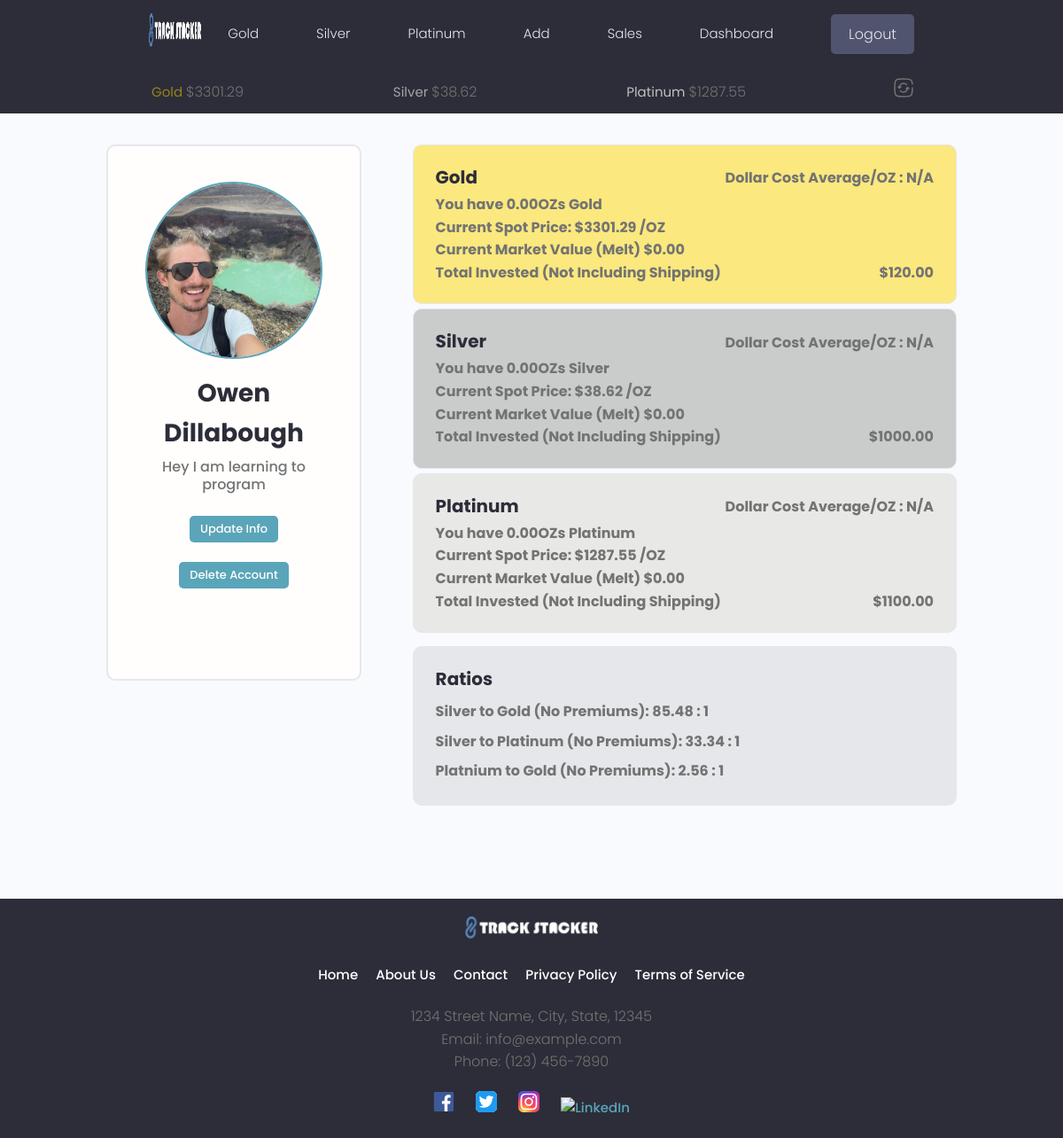
/users/profile/e351c3f3-cfc9-45d8-87c1-a610a2bbbc1f (signed in), run on the app's committed database.
### tracker/models.py (models this page shows, shortened)
class MetalsData(models.Model):
    owner = models.OneToOneField(Profile, on_delete=models.CASCADE)
    timestamp = models.IntegerField(default=0)
    rates = models.JSONField(default=dict)
    currency = models.CharField(max_length=30)
    current_gold_price = models.DecimalField(max_digits=30, decimal_places=2, default=0)
    current_silver_price = models.DecimalField(max_digits=30, decimal_places=2, default=0)
    current_platinum_price = models.DecimalField(max_digits=30, decimal_places=2, default=0)
    class Meta:
        verbose_name_plural = "Metals Data"

### users/models.py (models this page shows, shortened)
class Profile(models.Model):
    user = models.OneToOneField(User, on_delete=models.CASCADE, null=True, blank=True)
    name = models.CharField(max_length=200, blank=True, null=True)
    email =models.EmailField(max_length=500, blank=True, null=True)
    username = models.CharField(max_length=200, blank=True, null=True)
    short_intro = models.CharField(max_length=500, blank=True, null=True)
    bio = models.TextField(blank=True, null=True)
    profile_image = models.ImageField(null=True, blank=True, upload_to='profiles/',
                                        default='profiles/user-default.png')
    social_facebook = models.CharField(max_length=200, blank=True, null=True)
    created = models.DateTimeField(auto_now_add=True)
    id = models.UUIDField(default=uuid.uuid4, unique=True, primary_key=True,
                            editable=False)

### users/views.py (the view)
# urls.py: path('profile/<str:pk>', views.profile, name= "profile"),
@login_required(login_url='login-user')
def profile(request, pk):
    metals_data, created = MetalsData.objects.get_or_create(owner=request.user.profile)
    profile = Profile.objects.get(id=pk)
    user = request.user.profile
    total_silver = round(Decimal(get_total_oz(user, 'silver')), 2)
    total_gold = round(Decimal(get_total_oz(user, 'gold')), 2)
    total_platinum = round(Decimal(get_total_oz(user, 'platinum')), 2)
    total_gold_cost, total_silver_cost, total_platinum_cost =  get_total_invested(profile)
    try:
        if total_gold != 0:
            gdca = (total_gold_cost / total_gold).quantize(Decimal('0.01'), rounding=ROUND_HALF_UP)
            gdca_str = f"{gdca:.2f}"
        else:
            gdca = 'N/A'
            gdca_str = 'N/A'
    except InvalidOperation:
        gdca = 'N/A'
        gdca_str = 'N/A'
    try:
        if total_silver != 0:
            sdca = (total_silver_cost / total_silver).quantize(Decimal('0.01'), rounding=ROUND_HALF_UP)
            sdca_str = f"{sdca:.2f}"
        else:
            sdca = 'N/A'
            sdca_str = 'N/A'
    except InvalidOperation:
        sdca = 'N/A'
        sdca_str = 'N/A'
    try:
        if total_platinum != 0:
            pdca = (total_platinum_cost / total_platinum).quantize(Decimal('0.01'), rounding=ROUND_HALF_UP)
            pdca_str = f"{pdca:.2f}"
        else:
            pdca = 'N/A'
            pdca_str = 'N/A'
    except InvalidOperation:
        pdca = 'N/A'
        pdca_str = 'N/A'
    try:
        gold_price = Decimal(metals_data.current_gold_price)
        silver_price = Decimal(metals_data.current_silver_price)
        platinum_price = Decimal(metals_data.current_platinum_price)
    except Exception as e:
        print(f'There has been an error in the profile view: {e}')
        gold_price = 'N/A'
        silver_price = 'N/A'
        platinum_price = 'N/A'
    try:
        gmv = multiply(total_gold, gold_price)
        smv = multiply(total_silver, silver_price)
        pmv = multiply(total_platinum, platinum_price)
        gsr = round((float(gold_price) / float(silver_price)), 2)
        psr = round((float(platinum_price) / float(silver_price)), 2)
        pgr = round((float(gold_price) / float(platinum_price)), 2)
    except:
        pgr = 'N/A'
        psr = 'N/A'
        gmv = 'N/A'
        smv = 'N/A'
        pmv = 'N/A'
        gsr = 'N/A'
    context = {
        'gdca': gdca_str,
        'sdca': sdca_str,
        'pdca': pdca_str,
        'pgr': pgr,
        'psr': psr,
        'gsr': gsr,
        'gmv': gmv,
        'smv': smv,
        'pmv': pmv,
        'total_gold_cost': total_gold_cost,
        'total_silver_cost': total_silver_cost,
        'total_platinum_cost': total_platinum_cost,
        'gold_price': gold_price,
        'silver_price': silver_price,
        'platinum_price': platinum_price,
        'total_silver': total_silver,
        'total_gold': total_gold,
        'total_platinum': total_platinum,
        'profile': profile
    }
    return render(request, 'users/user-profile.html', context)

### users/templates/users/user-profile.html (shortened to what this page needs)
{% extends 'main.html' %}
{% load static %}
{% block content %}
<main class="profile my-md">
    <div class="container">
      <div class="layout">
        <div class="column column--1of3">
          <div class="card text-center">
            <div class="card__body dev">
              <img class="avatar avatar--xl" src="{{profile.profile_image.url}}" />
              <h2 class="dev__name">{{profile.name}}</h2>
              <p class="dev__title">{{profile.short_intro}}</p>
              <br>
              <a href="{% url 'edit-account' %}"><button id="info_button" class="btn btn--main btn--sm">Update Info</button></a><br>
              <a href="{% url 'delete-account' %}"><button id="delete_button" class="btn btn--main btn--sm">Delete Account</button></a>
            </div>
          </div>
        </div>
        <div class="column column--2of3">
          <div class="devInfo">
            <div class="dashcard card--dark project" id="goldcard">
              <a href="#" class="project">
                <div class="metalcard__body">
                  <div class="metal_container">
                    <h3 class="project__title" id="gold_title">Gold</h3>
                    {% if gdca == 'N/A' %}
                    <span style="font-weight: bold;">Dollar Cost Average/OZ : {{gdca}}</span>
                    {% else %}
                    <span style="font-weight: bold;">Dollar Cost Average/OZ : ${{gdca}}</span>
                    {% endif %}
                  </div>
                    <span style="font-weight: bold;">You have {{total_gold}}OZ{{ total_gold|pluralize }} Gold</span>
                    <span style="font-weight: bold;">Current Spot Price: ${{gold_price}} /OZ</span>
                    <span style="font-weight: bold;">Current Market Value (Melt) ${{gmv}}</span>
                    <div class="metal_container">
                      <span style="font-weight: bold;">Total Invested (Not Including Shipping)</span>
                      <span style="font-weight: bold;">${{total_gold_cost}}</span>
                    </div>
                </div>
              </a>
            </div>
            <div class="dashcard card--dark project" id="silvercard">
              <a href="#" class="project">
                <div class="metalcard__body">
                  <div class="metal_container">
                    <h3 class="project__title" id="gold_title">Silver</h3>
                    {% if sdca == 'N/A' %}
                    <span style="font-weight: bold;">Dollar Cost Average/OZ : {{sdca}}</span>
                    {% else %}
                    <span style="font-weight: bold;">Dollar Cost Average/OZ : ${{sdca}}</span>
                    {% endif %}
                  </div>
                    <span style="font-weight: bold;">You have {{total_silver}}OZ{{ total_silver|pluralize }} Silver</span>
                    <span style="font-weight: bold;">Current Spot Price: ${{silver_price}} /OZ</span>
                    <span style="font-weight: bold;">Current Market Value (Melt) ${{smv}}</span>
                    <div class="metal_container">
                      <span style="font-weight: bold;">Total Invested (Not Including Shipping)</span>
                      <span style="font-weight: bold;">${{total_silver_cost}}</span>
                    </div>
                </div>
              </a>
            </div>
            <div class="dashcard card--dark project" id="platinumcard">
              <a href="#" class="project">
                <div class="metalcard__body">
                  <div class="metal_container">
                    <h3 class="project__title" id="gold_title">Platinum</h3>
                    {% if pdca == 'N/A' %}
                    <span style="font-weight: bold;">Dollar Cost Average/OZ : {{pdca}}</span>
                    {% else %}
                    <span style="font-weight: bold;">Dollar Cost Average/OZ : ${{pdca}}</span>
                    {% endif %}
                  </div>
                    <span style="font-weight: bold;">You have {{total_platinum}}OZ{{ total_platinum|pluralize }} Platinum</span>
                    <span style="font-weight: bold;">Current Spot Price: ${{platinum_price}} /OZ</span>
                    <span style="font-weight: bold;">Current Market Value (Melt) ${{pmv}}</span>
                    <div class="metal_container">
                      <span style="font-weight: bold;">Total Invested (Not Including Shipping)</span>
                      <span style="font-weight: bold;">${{total_platinum_cost}}</span>
                    </div>
                </div>
              </a>
            </div>
            <div class="dashcard card--dark project" id="infocard">
              <a href="#" class="project">
                <div class="card__body">
                  <h3 class="project__title">Ratios</h3>
                  <p class="project--margins">
                    <span style="font-weight: bold;">Silver to Gold (No Premiums): {{gsr}} : 1</span>
                  </p>
                  <p class="project--margins">
                    <span style="font-weight: bold;">Silver to Platinum (No Premiums): {{psr}} : 1</span>
                  </p>
                  <p class="project--margins">
                    <span style="font-weight: bold;">Platnium to Gold (No Premiums): {{pgr}} : 1</span>
                  </p>
                </div>
              </a>
            </div>
          </div>
      </div>
    </div>
  </main>
{% endblock %}

### templates/sub_header.html (shortened to what this page needs)
{% load static %}
<div id="sticky-bar">
  <header class="subheader">
    <div class="container container--narrow">
      <nav class="subheader__nav">
        <ul>
          <li class="subheader__menuItem" id="goldspot">Gold&nbsp;<span>${{gold_price}}</span></li>
          <li class="subheader__menuItem" id="silverspot">Silver&nbsp;<span>${{silver_price}}</span></li>
          <li class="subheader__menuItem" id="platinumspot">Platinum&nbsp;<span>${{platinum_price}}</span></li>
          <li class="subheader__menuItem"><a><span class="solar--refresh-square-broken" id="update-metals-data-button"></span></a></li>
        </ul>
      </nav>
    </div>
  </header>
</div>

### data on the page
MetalsData: current_gold_price "3301.29", current_silver_price "38.62", current_platinum_price "1287.55"
Profile: profile_image (picture), name "Owen Dillabough", short_intro "Hey I am learning to program"

### other printed values
{{ gdca }} "N/A"
{{ total_gold }} "0.00"
{{ gmv }} "0.00"
{{ total_gold_cost }} "120.00"
{{ sdca }} "N/A"
{{ total_silver }} "0.00"
{{ smv }} "0.00"
{{ total_silver_cost }} "1000.00"
{{ pdca }} "N/A"
{{ total_platinum }} "0.00"
{{ pmv }} "0.00"
{{ total_platinum_cost }} "1100.00"
{{ gsr }} "85.48"
{{ psr }} "33.34"
{{ pgr }} "2.56"
